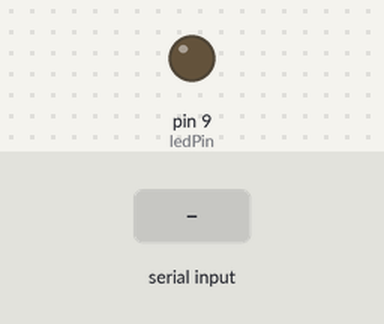
A sketch run on a simulated Arduino Uno, built with avr-gcc and run on an emulated ATmega328P. Shown: output pins drawn as LEDs (lit = HIGH). Inputs (shaded band) come from the test bench.

Above: at 1.2 s.
1.3 s: "90,45\n" received over Serial
At 1.7 s:
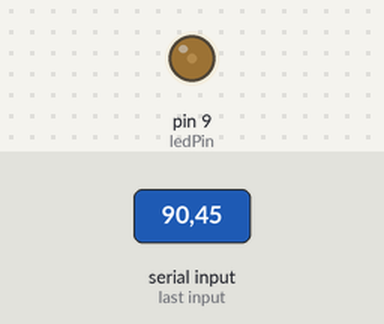
2.8 s: "30,150\n" received over Serial
At 4.0 s:
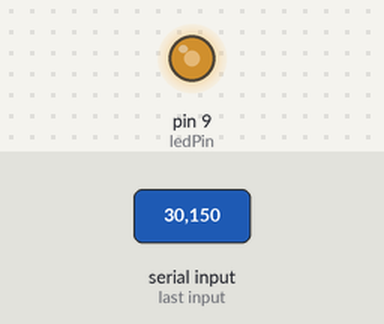
4.3 s: "200\n" received over Serial
At 5.1 s:
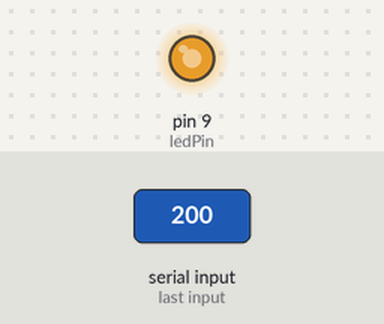
5.8 s: "90\n" received over Serial
At 6.2 s:
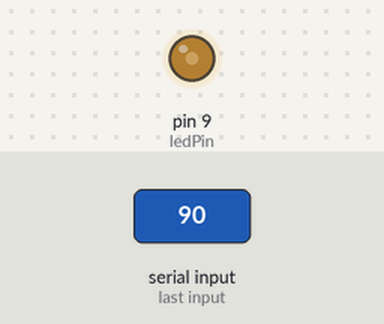
Timing chart, 0 to 8.3 s (numbered marks = the images above; inputs shaded):
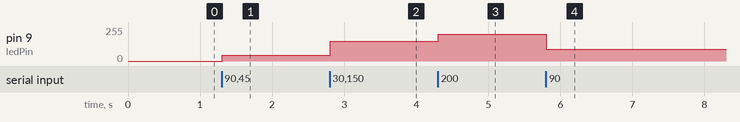

Measured:
- after the input at 1.3 s, pin 9 (ledPin): 0/255 → 45/255 at once
- after the input at 2.8 s, pin 9 (ledPin): 45/255 → 150/255 at once
- after the input at 4.3 s, pin 9 (ledPin): 150/255 → 200/255 at once
- after the input at 5.8 s, pin 9 (ledPin): 200/255 → 90/255 at once

The sketch:

fading_led_serial_input.ino
```cpp
int ledPin = 9;    // LED connected to digital pin 9

int lastInputValue;
int currentInputValue;

void setup() {
  Serial.begin(9600);
}

void loop() {
    // check if data has been sent from the computer:
    if (Serial.available()) {
      // read the most recent byte (which will be from 0 to 255):

      currentInputValue = Serial.parseInt();

      // set the brightness of the LED:
      if(currentInputValue != lastInputValue && currentInputValue > 0) {
        analogWrite(ledPin, currentInputValue);
        lastInputValue = currentInputValue;
      }
    }
}
```
